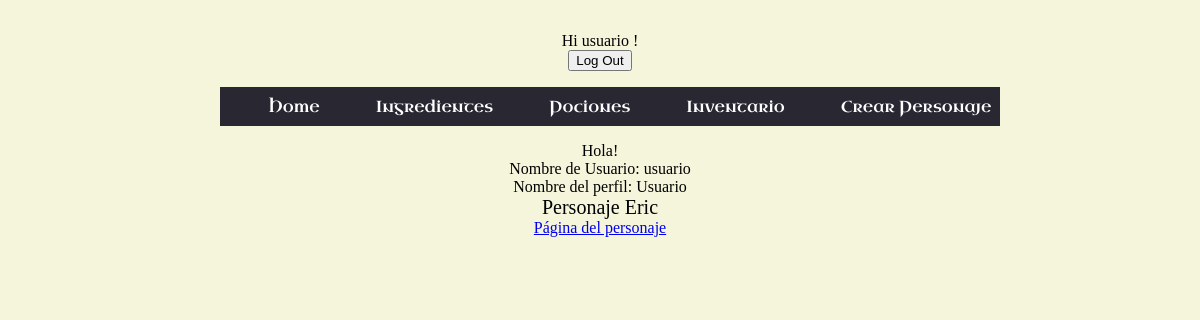
Page /potion_craft/ (signed in) on the earlier database version.
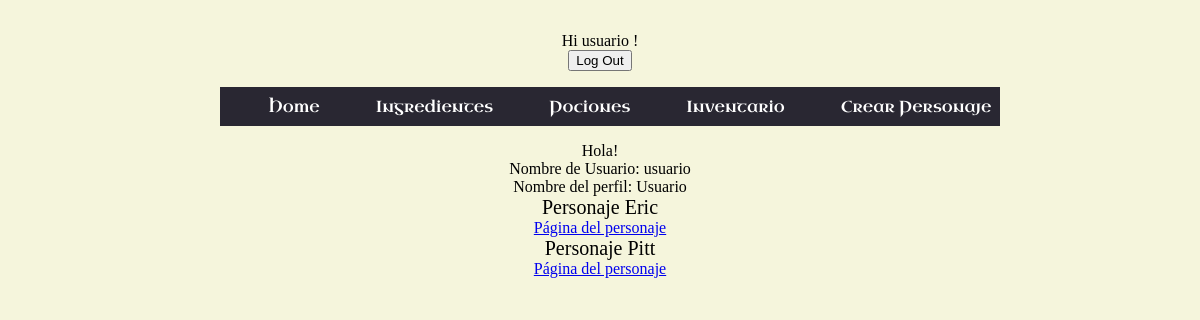
Same page on the later database version.
### potion_craft/models.py (models this page shows, shortened)
class Personaje(models.Model):
    nombre = models.CharField(max_length = 25, unique=True)
    clase = models.CharField(max_length = 25, null=True, blank=True)
    portrait = models.CharField(max_length = 150, null=True, blank=True)
    user_profile = models.ForeignKey(UserProfile, on_delete=models.CASCADE,
                                     related_name='personajes', null=True, blank=True)

### potion_craft/views.py (the view)
# urls.py: path('', TemplateView.as_view(template_name="potion_craft/index.html"), name="index"),
def index(request):
    try:
        user_profile = UserProfile.objects.get(user=request.user)
        listado_personajes = Personaje.objects.filter(user_profile = user_profile)
        if 'personaje' in request.session:
            personaje_seleccionado = request.session['personaje']
        else:
            request.session['personaje'] = ''
    except UserProfile.DoesNotExist:
        user_profile = None
    return render(request, "potion_craft/index.html", {
        "user_profile": user_profile,
        "listado_personajes" : listado_personajes,
        "personaje_seleccionado" : personaje_seleccionado
        })

### potion_craft/templates/potion_craft/index.html
{% extends "potion_craft/layout.html" %}
{% load static %}
{% block body %}
    <span>Hola!
        <br><span>Nombre de Usuario: {{ user_profile.user.username }}</span>
        <br><span>Nombre del perfil: {{ user_profile.nombre }}</span>
    </span>
    {% for personaje in listado_personajes %}
        <li> Personaje {{ personaje.nombre }}</li>
        <a href="{% url 'potion_craft:inventario_detail' personaje.id %}"> Página del personaje </a>
    {% empty %}
        <p>Nada</p>
    {% endfor %}
{% endblock %}

Differences in the rows shown:
added Personaje: nombre "Pitt"
